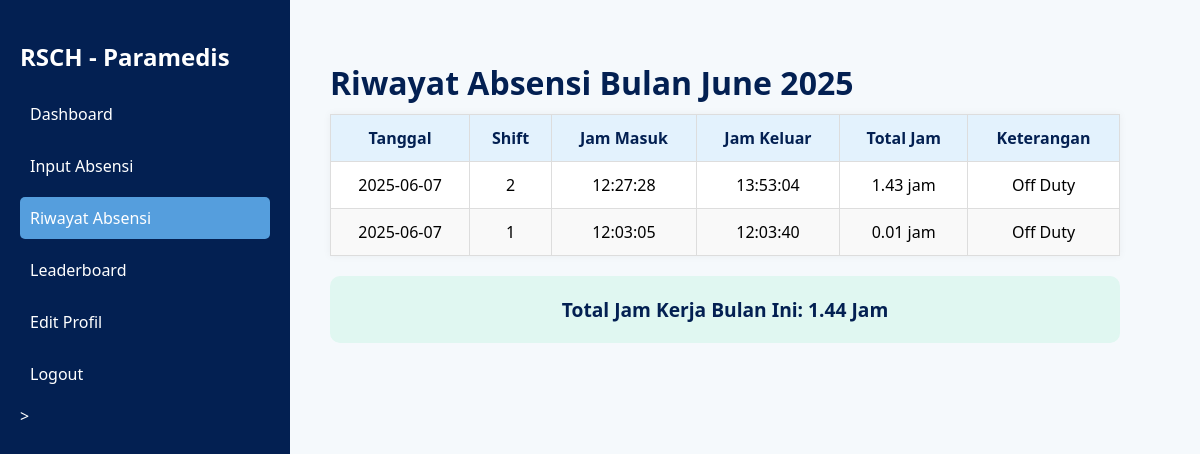
Page /db_rsch/paramedis/riwayat_absensi.php (signed in) on the committed database.
### tables this page shows
CREATE TABLE `absensi` (
  `id` int(11) NOT NULL,
  `id_user` int(11) NOT NULL,
  `tanggal` date NOT NULL,
  `shift` int(4) NOT NULL,
  `jam_masuk` time DEFAULT NULL,
  `jam_keluar` time DEFAULT NULL,
  `total_jam` float(4,2) DEFAULT 0.00,
  `keterangan` varchar(50) DEFAULT 'Aktif'
);

### db_rsch/paramedis/riwayat_absensi.php (the view, shortened to what this page needs)
<?php
include '../includes/koneksi.php';
$user_id = $_SESSION['user_id'];
$bulan = date('m');
$tahun = date('Y');
$query = "SELECT * FROM absensi WHERE id_user = ? AND MONTH(tanggal) = ? AND YEAR(tanggal) = ? ORDER BY tanggal DESC";
$stmt = mysqli_prepare($koneksi, $query);
mysqli_stmt_bind_param($stmt, 'iii', $user_id, $bulan, $tahun);
mysqli_stmt_execute($stmt);
$result = mysqli_stmt_get_result($stmt);
$total_jam_bulan_ini = 0;
$data_absensi = [];
while ($row = mysqli_fetch_assoc($result)) {
    $data_absensi[] = $row;
    $total_jam_bulan_ini += $row['total_jam'];
}
?>
<!DOCTYPE html>
<html lang="id">
<head>
<head>
</head>
<body>
<div class="sidebar">
    <h2>RSCH - Paramedis</h2>
    <nav>
        <a href="dashboard.php">Dashboard</a>
    <a href="input_absensi.php">Input Absensi</a>
    <a href="riwayat_absensi.php" class="<?= basename($_SERVER['PHP_SELF']) == 'riwayat_absensi.php' ? 'active' : '' ?>">Riwayat Absensi</a>
    <a href="leaderboard.php">Leaderboard</a>
    <a href="profile.php">Edit Profil</a>
    <a href="../logout.php">Logout</a>>
    </nav>
</div>
<div class="main">
    <header>
        <h1>Riwayat Absensi Bulan <?= date('F Y') ?></h1>
    </header>
    <table>
        <thead>
            <tr>
                <th>Tanggal</th>
                <th>Shift</th>
                <th>Jam Masuk</th>
                <th>Jam Keluar</th>
                <th>Total Jam</th>
                <th>Keterangan</th>
            </tr>
        </thead>
        <tbody>
            <?php foreach ($data_absensi as $row): ?>
                <tr>
                    <td><?= htmlspecialchars($row['tanggal']) ?></td>
                    <td><?= htmlspecialchars($row['shift']) ?></td>
                    <td><?= htmlspecialchars($row['jam_masuk']) ?></td>
                    <td><?= htmlspecialchars($row['jam_keluar']) ?></td>
                    <td><?= htmlspecialchars($row['total_jam']) ?> jam</td>
                    <td><?= htmlspecialchars($row['keterangan']) ?></td>
                </tr>
            <?php endforeach; ?>
        </tbody>
    </table>
    <div class="total-box">
        Total Jam Kerja Bulan Ini: <?= number_format($total_jam_bulan_ini, 2) ?> Jam
    </div>
</div>
</body>
</html>

### db_rsch/paramedis/riwayat_absensi.php (style rules this page uses)
body { font-family: 'Segoe UI', sans-serif; background: #f5f9fc; margin: 0; }
.sidebar { width: 250px; background: #032052; height: 100vh; position: fixed; top: 0; left: 0; padding: 20px; color: white; }
.sidebar h2 { margin-bottom: 20px; }
.sidebar nav a { display: block; color: white; text-decoration: none; margin-bottom: 10px; padding: 10px; border-radius: 5px; }
.sidebar nav a.active, .sidebar nav a:hover { background:rgb(85, 158, 221); }
.main { margin-left: 250px; padding: 40px 80px; min-height: 100vh; }
header h1 { color: #032052; margin-bottom: 10px; }
table { width: 100%; border-collapse: collapse; font-size: 1rem; }
th, td { border: 1px solid #ddd; padding: 10px; text-align: center; }
th { background: #032052; color: white; }
tr:nth-child(even) { background: #f9f9f9; }
.sidebar { width: 250px; background: #032052; height: 100vh; position: fixed; padding: 20px; color: white; }
.sidebar nav a.active, .sidebar nav a:hover { background: #559edd; }
table { width: 100%; border-collapse: collapse; background: white; box-shadow: 0 0 8px rgba(0,0,0,0.05); }
th, td { padding: 12px 14px; border-bottom: 1px solid #ddd; text-align: center; }
th { background: #e3f2fd; color: #032052; }
.total-box { background: #e0f7f1; padding: 20px; margin-top: 20px; border-radius: 10px; text-align: center; font-weight: bold; color: #032052; font-size: 1.2rem; }

### rows in the picture
absensi: tanggal "2025-06-07", shift "2", jam_masuk "12:27:28", jam_keluar "13:53:04", total_jam "1.43", keterangan "Off Duty"
absensi: tanggal "2025-06-07", shift "1", jam_masuk "12:03:05", jam_keluar "12:03:40", total_jam "0.01", keterangan "Off Duty"

### other values in the picture
$total_jam_bulan_ini "1.44"
